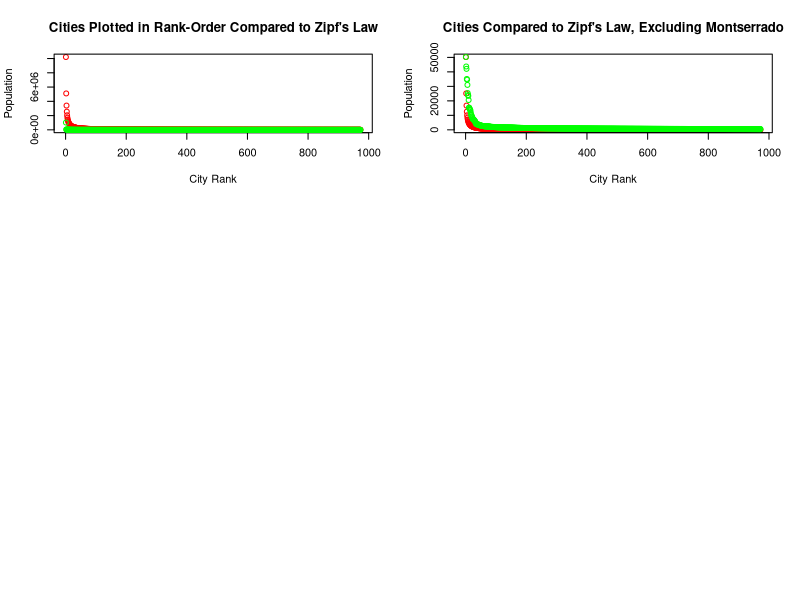

R code for this plot: (Note: this script raises an error after producing the figure.)
#rm(list = ls(all = TRUE))
setwd("~/Desktop/AidData/Lib_Repo")

library(graphics)
library(stats)

old.par <- par(mfrow=c(3, 2))
citypops <- read.csv("citypopdata.csv")
lib_citpops <- data.frame(citypops)
lib_citpops <- lib_citpops[order(lib_citpops$Total, decreasing = TRUE),]

#save(df,file="~/Desktop/AidData/liberia/lib_citpops.Rdata")

poprank <- data.frame(x = 1:973, y1 = lib_citpops$Total)
## Zipf's Comparison ##
y1 <- 10210762/poprank$x
y2 <- poprank$y
popr_rankden0 <- data.frame(x = poprank$x, y1 = 10210762/poprank$x)
plot(popr_rankden0$x, y1, col = "red", main = "Cities Plotted in Rank-Order Compared to Zipf's Law", xlab = "City Rank", ylab = "Population")
points(popr_rankden0$x, y2, col = "green")

## Plot w/o Montserrado, Monrovia ##
poprank2 <- poprank[2:973,]
poprank2$x <- seq(1:972)
#plot(poprank2)
## Zipf's Comparison ##
z10 <- 50245/poprank2$x
y20 <- poprank2$y
popr_rankden <- data.frame(x = poprank2$x, z10 = 50245/poprank2$x)
plot(popr_rankden$x, z10, col = "red", main = "Cities Compared to Zipf's Law, Excluding Montserrado", xlab = "City Rank", ylab = "Population")
points(popr_rankden$x, y20, col = "green")

## Plot w/o Pops less than 750 ##
poprank750 <- subset(poprank2, y >= 750)
poprank750$x <- 1:514
#plot(poprank750)
## Zipf's Comparison ##
y11 <- 50245/poprank750$x
y21 <- poprank750$y
popr_rankden2 <- data.frame(x = poprank750$x, y11 = 50245/poprank750$x)
plot(popr_rankden2$x, y11, col = "red", main = "Cities With Populations of 750+ (514)", xlab = "City Rank", ylab = "Population")
points(popr_rankden2$x, y21, col = "green")

## Plot w/o Pops less than 1000 ##
poprank1000 <- subset(poprank2, y >= 1000)
poprank1000$x <- 1:311
#plot(poprank1000)
## Zipf's Comparison ##
y12 <- 50245/poprank1000$x
y22 <- poprank1000$y
popr_rankden3 <- data.frame(x = poprank1000$x, y12 = 50245/poprank1000$x)
plot(popr_rankden3$x, y12, col = "red", main = "Cities With Populations of 1000+ (311)", xlab = "City Rank", ylab = "Population")
points(popr_rankden3$x, y22, col = "green")

## Plot w/o Pops Less than 2500 ##
poprank2500 <- subset(poprank2, y >= 2500)
poprank2500$x <- 1:61
poprank2500 <- data.frame(x = poprank2500$x, y1 = poprank2500$y, y2 = lib_citpops$Town.Village[2:62])
#plot(poprank2500)
## Zipf's Comparison ##
y13 <- 50245/poprank2500$x
y23 <- poprank2500$y1
popr_rankden4 <- data.frame(x = poprank2500$x, y13 = 50245/poprank2500$x)
plot(popr_rankden4$x, y13, col = "red", main = "Cities With Populations of 2500+ (61)", xlab = "City Rank", ylab = "Population")
points(popr_rankden4$x, y23, col = "green")

## Plot w/o Pops less than 3000 ##
poprank3000 <- subset(poprank2, y >= 3000)
poprank3000$x <- 1:49
#plot(poprank3000)
## Zipf's Comparison ##
y14 <- 50245/poprank3000$x
y24 <- poprank3000$y
popr_rankden5 <- data.frame(x = poprank3000$x, y14 = 50245/poprank3000$x)
plot(popr_rankden5$x, y14, col = "red", main = "Cities With Populations of 3000+ (49)", xlab = "City Rank", ylab = "Population")
plot(popr_rankden5$x, y14, col = "red", main = "Cities With Populations of 3000+ (49)", xlab = "City Rank", ylab = "Population")

points(popr_rankden5$x, y24, col = "green")

par(old.par)

## Differences Between Plots ##
plot.new()
poprank_diff <- y20 - y10
popr_rankden$diffs <- poprank_diff
popr_rankden$ro <- y20
plot(x = popr_rankden$x, y = popr_rankden$diffs)

plot.new()
## Log Plot ## 
## Plot w/o Montserrado, Monrovia ##
poprank2 <- poprank[2:973,]
poprank2$x <- seq(1:972)
#plot(poprank2)
## Zipf's Comparison ##
# y10 <- 50245/poprank2$x
# y20 <- poprank2$y
y30 <- poprank2$y/50245
# popr_rankden <- data.frame(x = poprank2$x, y10 = 50245/poprank2$x)
# plot(popr_rankden$x, y10, col = "red", main = "Cities Compared to Zipf's Law, Excluding Montserrado", xlab = "City Rank", ylab = "Population")
# points(popr_rankden$x, y20, col = "green")
plot(popr_rankden$x, y30, col = "blue", ylog = TRUE, ylim = c(0.00001, 1))
logrank <- data.frame(x = popr_rankden$x, y = logrank2)

## Log Zipf's Comparison - All Cities ##
plot.new()
logpoprank <- data.frame(x = log10(popr_rankden0$x), y = log10(popr_rankden0$y1))
logcitpops <- data.frame(x = log10(poprank$x), y = log10(lib_citpops$Total))
xl <- 10210762/logpoprank$x
yl <- logcitpops$y
plot(logcitpops, col = "black", main = "Cities Plotted in Rank-Order Compared to Zipf's Law", xlab = "City Rank", ylab = "Population", points(logpoprank, col = "green"))
points(logpoprank, col = "green")

## Log Zipf's Comparison - w/o Montserrado ##
plot.new()
logranky <- log10(poprank2$y)
logrankx <- log10(poprank2$x)
logrankxy <- data.frame(x = logrankx, y = logranky)
plot(logrankxy, main = "City Populations in Rank Order (Log Scales)", xlab = "Log Rank", ylab = "Log Population", xaxp= c(0, 3, 10))
z <- abline(4.4431, -0.5793, col = "red")
lines(z, type = "o", col = "red")
#zlogrankx <- log(50245/poprank2$y)
points(log10(popr_rankden$x), log10(popr_rankden$z10), col = "green")
points(0, 4.701093, col = "blue")
## Log Differences Between Plots ##
#logpoprank_diff <- logranky - (log10(popr_rankden$z10))
#points(log10(popr_rankden$x), (5 * logpoprank_diff), col = "red")

## Log Zipf's Comparison - w/o Montserrado, Greater than 2500 ##
plot.new()
logrank25y <- log10(poprank2500$y1)
logrank25x <- log10(poprank2500$x)
logrank25xy <- data.frame(x = logrank25x, y = logrank25y)
plot(logrank25xy, main = "City Populations in Rank Order (Log Scales)", xlab = "Log Rank", ylab = "Log Population", 
        #xaxp= c(0, 3, 10), yaxp = c(2, 5, 10))
        usr = c(0, 2, 2, 5))
#z25 <- abline(line(logrank25xy$y), col = "red")
#lines(z25, type = "o", col = "red")
#line(logrank25xy$y)
#zlogrankx <- log(50245/poprank2$y)
points(log10(popr_rankden4$x), log10(popr_rankden4$y13), col = "green")
points(0, 4.701093, col = "blue", usr = c(0, 2, 2, 5))
